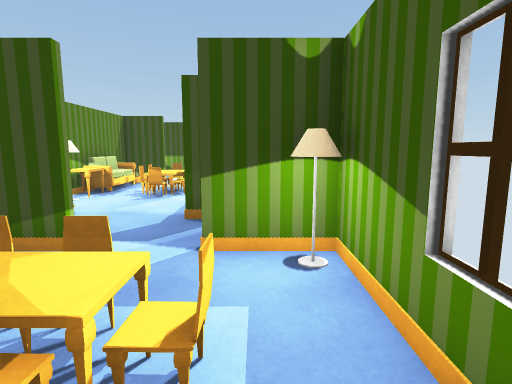
View 1 (above)

21 first-person views from a walk through a 3-D level made in the Unity game engine. The camera is 1.5 m above the floor, tilts 8° down and sees 80° across. The floor is counted in squares, 1 m on a side. Each view is taken from the middle of a square. On the plan, view 1 faces up. The plan holds only what a view shows up to about 15 squares ahead; the rest is blank.

View 2
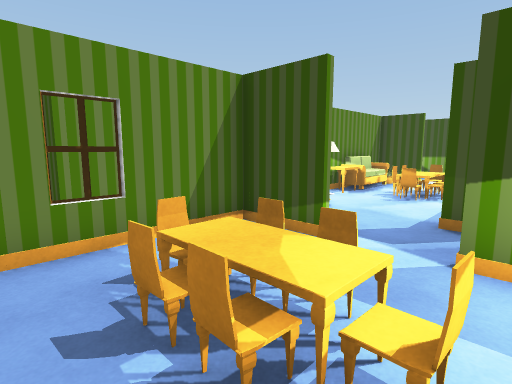

View 3
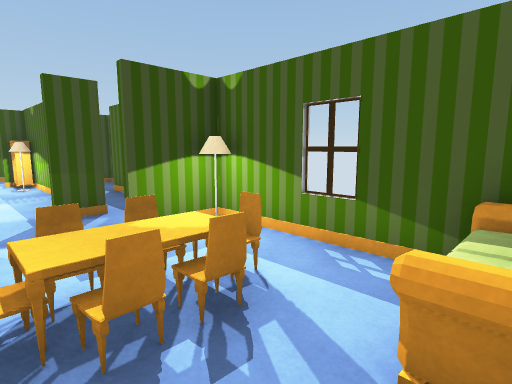

View 4
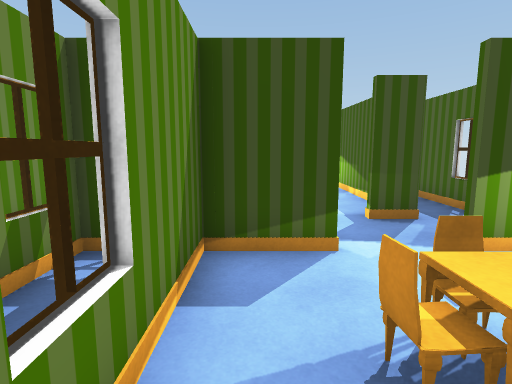

View 5
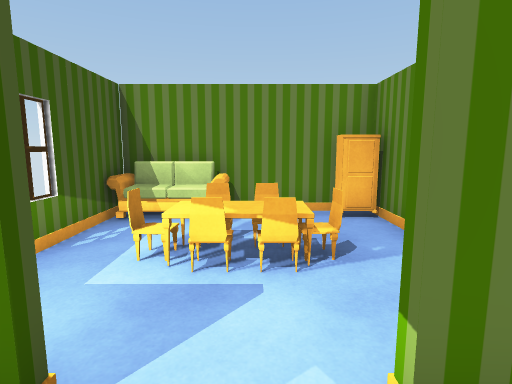

View 6
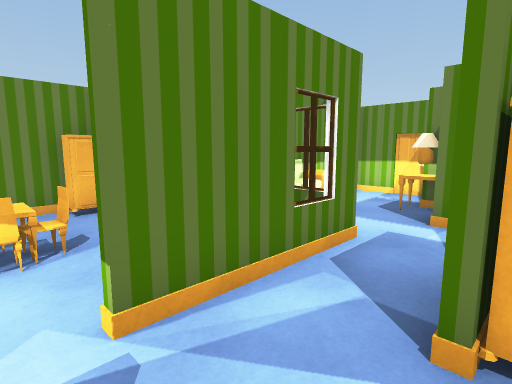

View 7
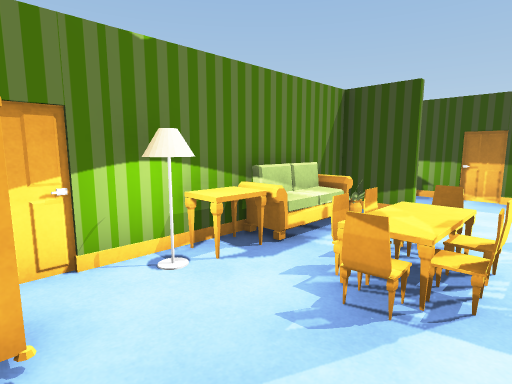

View 8
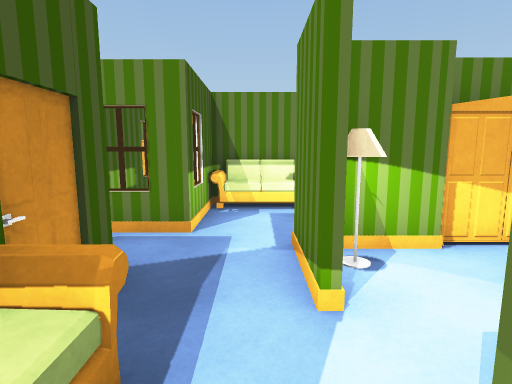

View 9
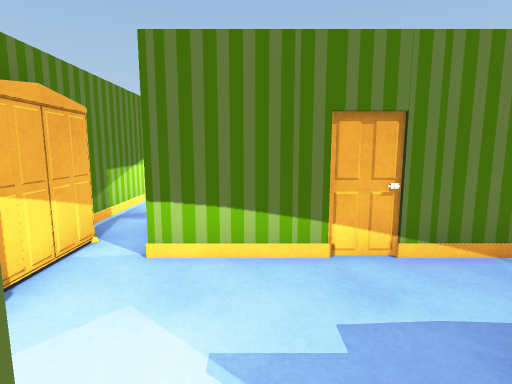

View 10
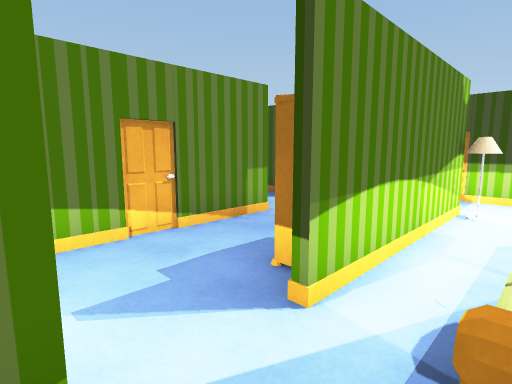

View 11
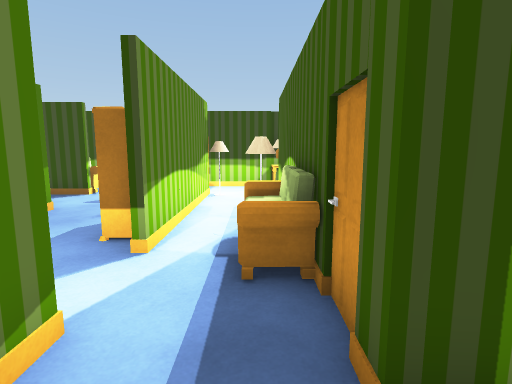

View 12
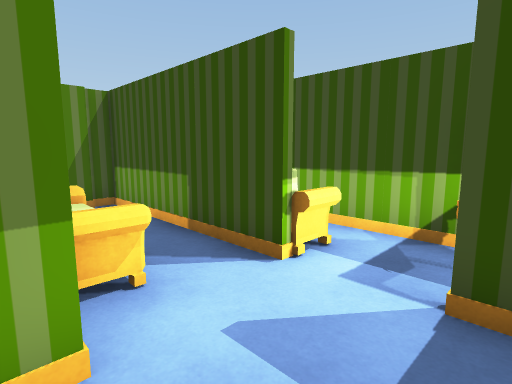

View 13
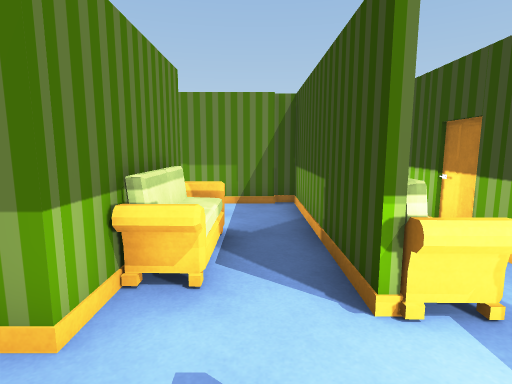

View 14
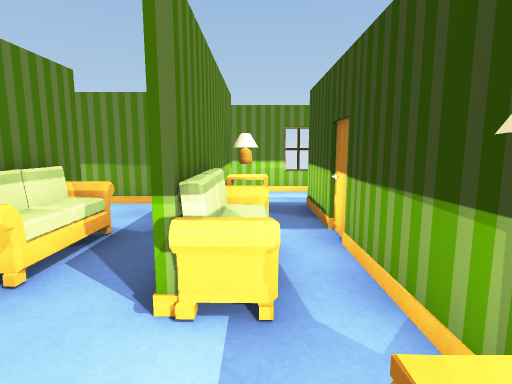

View 15
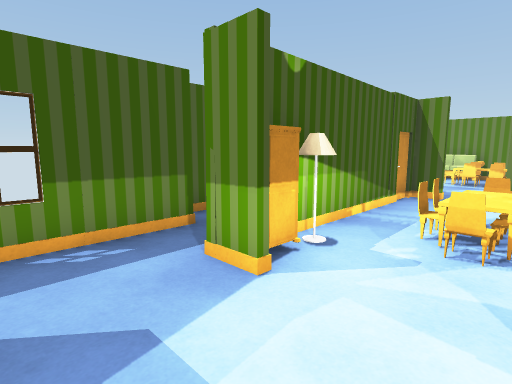

View 16
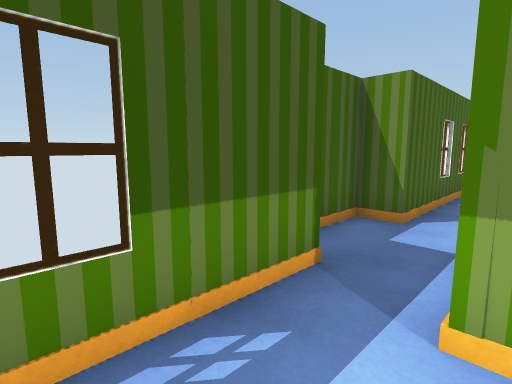

View 17
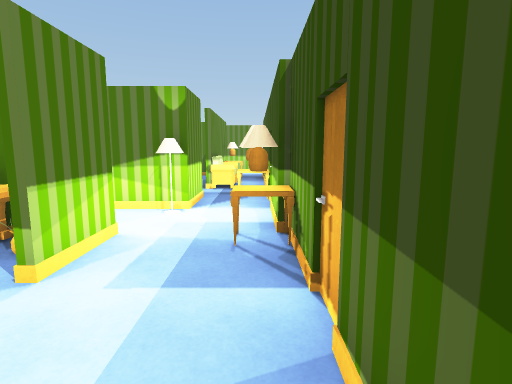

View 18
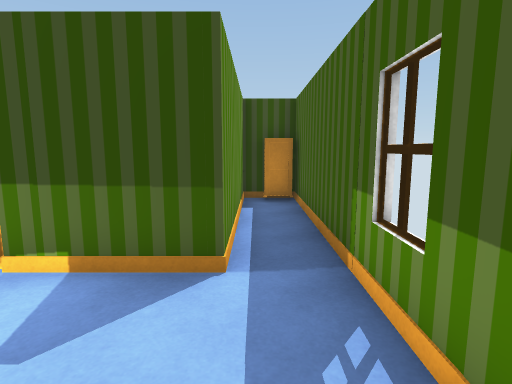

View 19
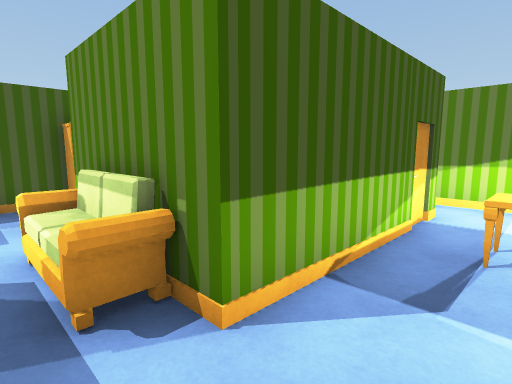

View 20
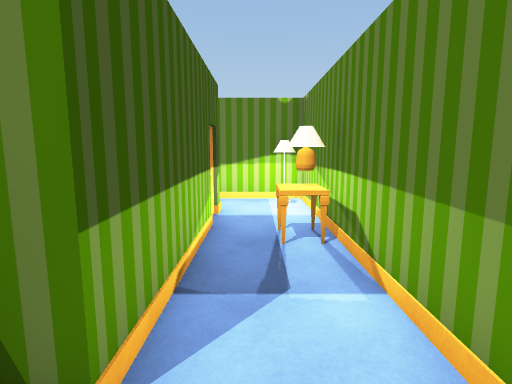

View 21
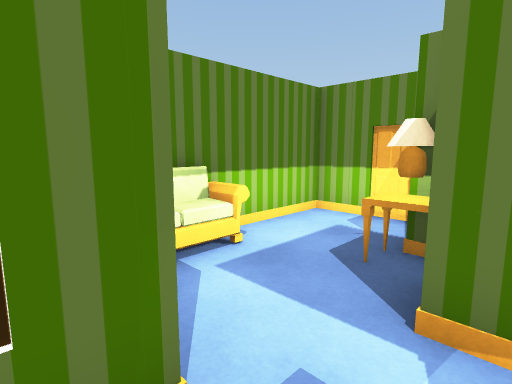

### Floor plan
Points are (right, up) in squares from view 1. A wall is a line through its corners. A room is listed if a view was taken in it or the views show most of it. See-through windows are left out.
Room 1 (views 1, 2, 3, 4)
walls: (-4, -1.4) (1.2, -1.4); (-2.8, 4.4) (-4.8, 4.4) (-4.8, -1); (1.2, -0.6) (1.2, 3.4); (1.2, 4.4) (-0.9, 4.4)
ways out: opening at (-1.5, 4) to room 2
objects: other object (-4, -1); other object (-2, 1) to (0, 2); sofa (-1, -1) to (1, -1)
Room 2 (views 5, 6, 7, 8, 9, 10, 11, 12, 13, 15, 16, 17, 18, 21)
walls: (-6.1, 9.5) (-6.1, 7.4); (-6.3, 12.4) (-6.3, 14.5) (-5.4, 14.5); (-8.8, 11.8) (-8.8, 13.4); (-8.6, 7.4) (-8.6, 5.2); (-5.6, 6.5) (-6.3, 6.5) (-6.3, 9.5); (-6.1, 14.3) (-6.1, 12.4); (-8.6, 15.3) (-8.6, 9.2); (-10.9, 5.5) (-9.2, 5.5); (-10.1, 15.1) (-10.6, 15.1); (-12.6, 12.5) (-12.1, 12.5) (-12.1, 6.5); (-0.8, 7.9) (-0.8, 12.6); (-0.6, 6.7) (-0.6, 7.9); (-6.8, 2.6) (-6.8, 4.6) (-2.8, 4.6); (-6.4, 17.4) (-9, 17.4); (-0.4, 6.5) (-1.6, 6.5); (-12.5, 15.1) (-14.5, 15.1); (-12.6, 4) (-12.6, 1.6) (-6.8, 1.6); (1.2, 13.5) (1.2, 17.5); (-1.4, 17.6) (-6.4, 17.6); (1.2, 5) (1.2, 10.6) (2.2, 10.6) (2.2, 13.6)
ways out: opening at (-1.5, 4) to room 1; opening at (-11.5, 15) to room 3; opening at (-9.5, 16.5) to room 3; opening at (-15.5, 13.5) to room 4; opening at (-15.5, 6); opening at (-0.5, 18)
objects: sofa (-15, 13) to (-13, 13); other object (-13, 5) to (-12, 5); other object (-10, 4) to (-10, 5); other object (-10, 6) to (-9, 6); other object (-9, 11); other object (-8, 15); sofa (-7, 8) to (-7, 11); table (-6, 10) to (-5, 10); sofa (-6, 11) to (-5, 13); other object (-6, 17); other object (-5, 7) to (-4, 7); other object (-5, 9); other object (-5, 14); other object (-2, 11); other object (-1, 13); other object (-1, 14)
Room 3 (view 14)
walls: (-10.6, 15.3) (-8.6, 15.3); (-11, 17.4) (-18.2, 17.4); (-14.8, 17.6) (-15.8, 17.6); (-18.8, 15.3) (-12.5, 15.3)
ways out: opening at (-11.5, 15) to room 2; opening at (-9.5, 16.5) to room 2
objects: sofa (-15, 16) to (-12, 16); other object (-11, 17) to (-10, 17)
Room 4 (views 19, 20)
walls: (-18.4, 7.4) (-18.4, 5.9); (-18.4, 14.6) (-18.4, 11.5); (-16.1, 6.4) (-16.1, 12.5) (-14.4, 12.5); (-14.5, 15.1) (-18.6, 15.1)
ways out: opening at (-15.5, 13.5) to room 2; opening at (-17.5, 7)
objects: other object (-18, 8) to (-17, 9)
Room 5 (no view inside)
walls: (-6.8, 1.6) (-6.8, 2.6); (-5, 1.3) (-5, 3.9); (-6.6, 4.5) (-6.6, 1.4)
objects: sofa (-7, 2)

Where each view was taken, in squares from view 1:
view 1: 0 up, 0 right, facing up
view 2: 0 up, 0 right, facing up-left
view 3: 1 down, 3 left, facing up-right
view 4: 0 up, 4 left, facing up
view 5: 6 up, 2 left, facing down
view 6: 7 up, 2 left, facing down-left
view 7: 7 up, 2 left, facing up-left
view 8: 10 up, 8 left, facing down
view 9: 8 up, 8 left, facing left
view 10: 7 up, 7 left, facing up-left
view 11: 5 up, 7 left, facing up
view 12: 12 up, 10 left, facing up-left
view 13: 14 up, 10 left, facing left
view 14: 16 up, 10 left, facing left
view 15: 17 up, 4 left, facing down-right
view 16: 17 up, 1 left, facing down-right
view 17: 17 up, 1 left, facing left
view 18: 14 up, 0 right, facing up
view 19: 14 up, 18 left, facing down-right
view 20: 14 up, 17 left, facing down
view 21: 6 up, 6 left, facing down-left
